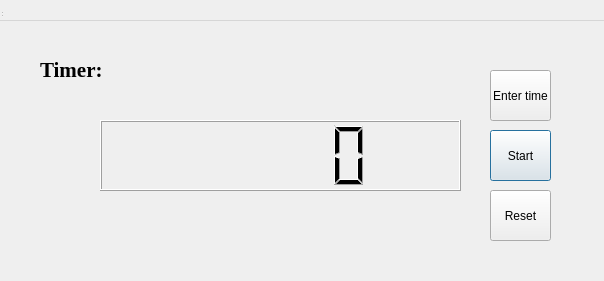
<?xml version="1.0" encoding="UTF-8"?>
<ui version="4.0">
 <class>Dialog</class>
 <widget class="QDialog" name="Dialog">
  <property name="geometry">
   <rect>
    <x>0</x>
    <y>0</y>
    <width>604</width>
    <height>281</height>
   </rect>
  </property>
  <property name="cursor">
   <cursorShape>ArrowCursor</cursorShape>
  </property>
  <property name="windowTitle">
   <string>Dialog</string>
  </property>
  <widget class="QWidget" name="centralwidget" native="true">
   <property name="geometry">
    <rect>
     <x>-60</x>
     <y>0</y>
     <width>721</width>
     <height>261</height>
    </rect>
   </property>
   <widget class="QLabel" name="label">
    <property name="geometry">
     <rect>
      <x>100</x>
      <y>50</y>
      <width>171</width>
      <height>41</height>
     </rect>
    </property>
    <property name="font">
     <font>
      <family>Times New Roman</family>
      <pointsize>16</pointsize>
      <weight>75</weight>
      <italic>false</italic>
      <bold>true</bold>
     </font>
    </property>
    <property name="mouseTracking">
     <bool>true</bool>
    </property>
    <property name="text">
     <string>&lt;html&gt;&lt;head/&gt;&lt;body&gt;&lt;p&gt;Timer:&lt;/p&gt;&lt;/body&gt;&lt;/html&gt;</string>
    </property>
   </widget>
   <widget class="QLCDNumber" name="lcdNumber">
    <property name="geometry">
     <rect>
      <x>160</x>
      <y>120</y>
      <width>361</width>
      <height>71</height>
     </rect>
    </property>
   </widget>
   <widget class="QPushButton" name="pushButton">
    <property name="geometry">
     <rect>
      <x>550</x>
      <y>130</y>
      <width>61</width>
      <height>51</height>
     </rect>
    </property>
    <property name="text">
     <string>Start</string>
    </property>
   </widget>
   <widget class="QPushButton" name="pushButton_2">
    <property name="geometry">
     <rect>
      <x>550</x>
      <y>190</y>
      <width>61</width>
      <height>51</height>
     </rect>
    </property>
    <property name="text">
     <string>Reset</string>
    </property>
   </widget>
   <widget class="QPushButton" name="pushButton_3">
    <property name="geometry">
     <rect>
      <x>550</x>
      <y>70</y>
      <width>61</width>
      <height>51</height>
     </rect>
    </property>
    <property name="text">
     <string>Enter time</string>
    </property>
   </widget>
  </widget>
  <widget class="QMenuBar" name="menubar">
   <property name="geometry">
    <rect>
     <x>0</x>
     <y>0</y>
     <width>701</width>
     <height>21</height>
    </rect>
   </property>
  </widget>
  <widget class="QStatusBar" name="statusbar">
   <property name="geometry">
    <rect>
     <x>0</x>
     <y>0</y>
     <width>3</width>
     <height>18</height>
    </rect>
   </property>
  </widget>
 </widget>
 <resources/>
 <connections/>
</ui>
